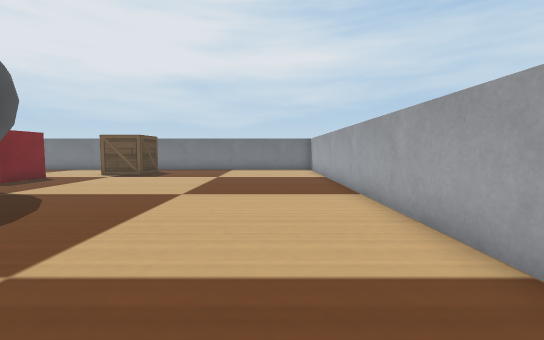
view 1 (above)

16 first-person views from a walk through a robot-simulator world made for Webots. The camera is 0.06 m above the floor, tilts 4° down and sees 90° across. The floor is counted in squares, 0.05 m on a side. Each view is taken from the middle of a square. On the plan, view 1 faces up. The plan holds only what a view shows up to about 12 squares ahead; the rest is blank. The robots in the file are not drawn. Webots' stock objects and surfaces are drawn as simple stand-ins.

view 2
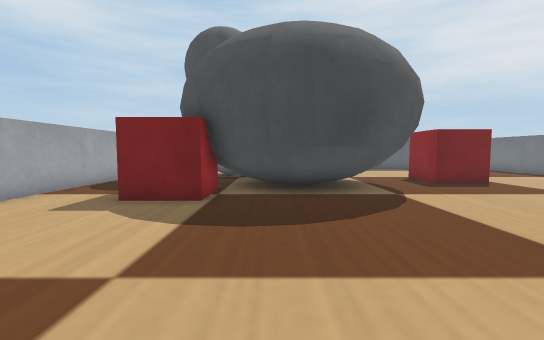

view 3
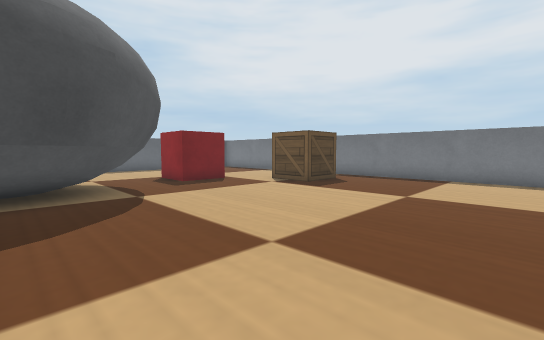

view 4
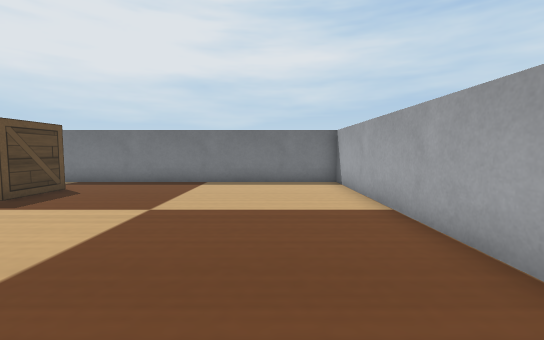

view 5
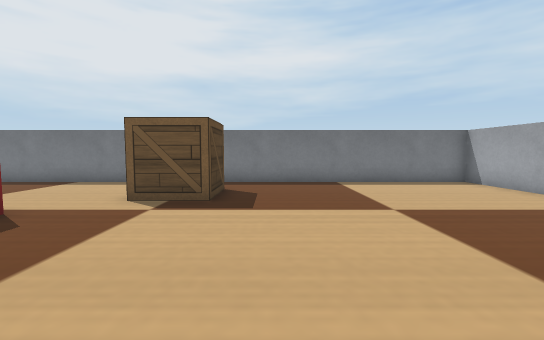

view 6
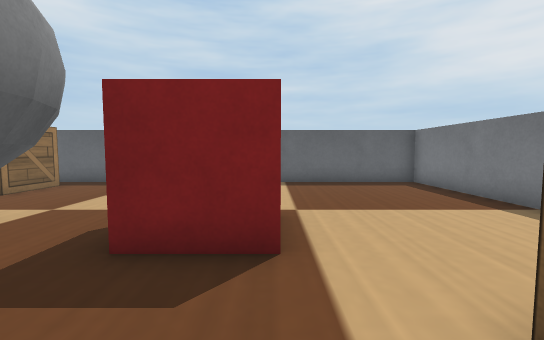

view 7
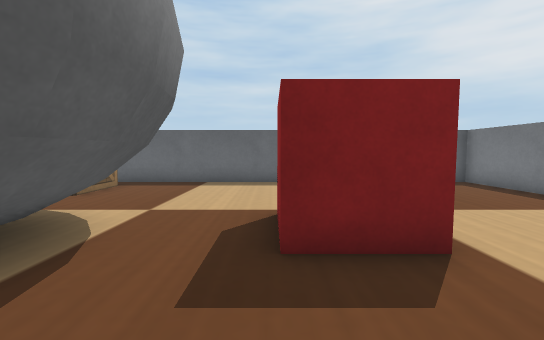

view 8
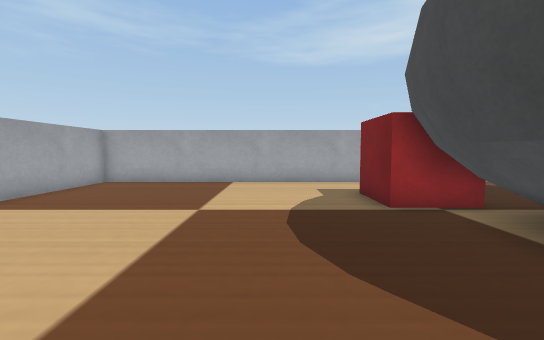

view 9
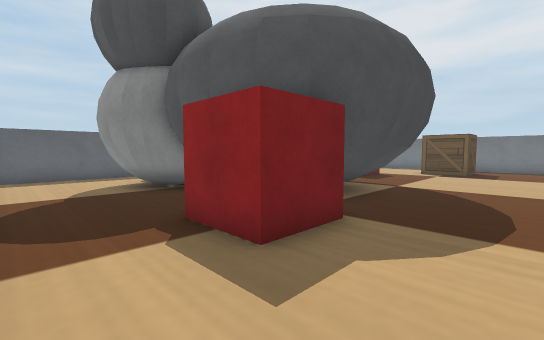

view 10
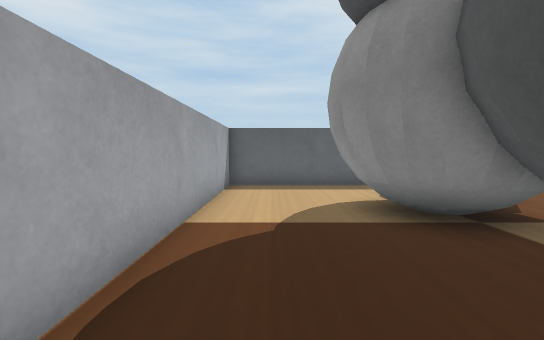

view 11
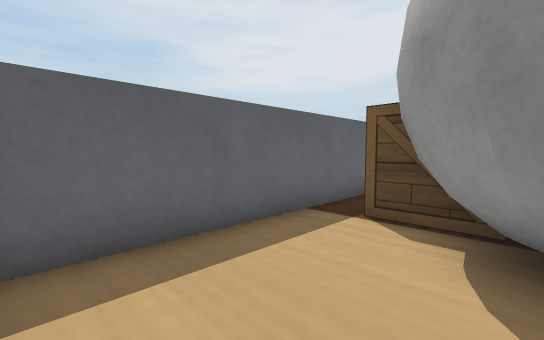

view 12
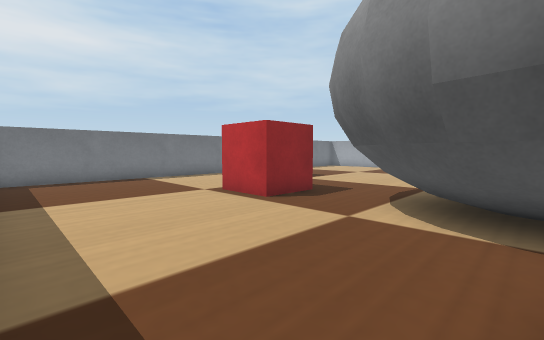

view 13
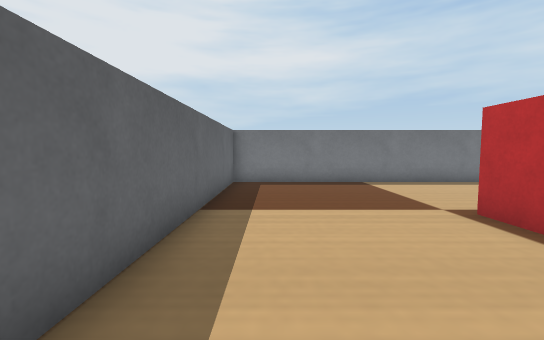

view 14
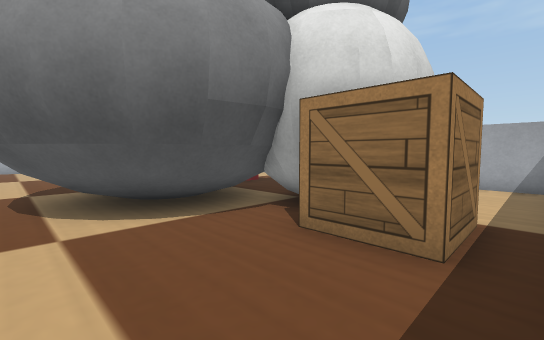

view 15
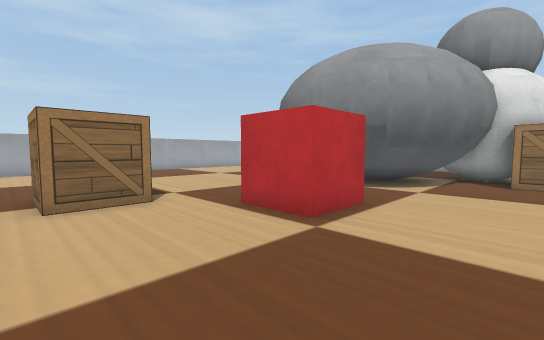

view 16
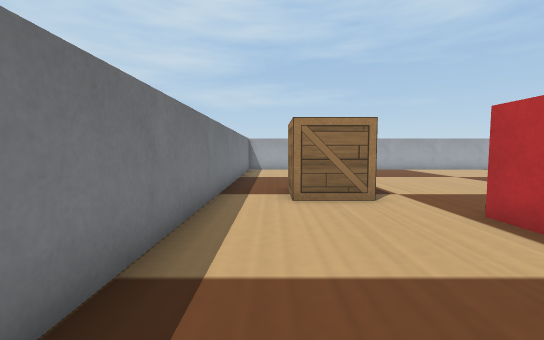

### Floor plan
Key: @ floor where view 1 was taken; # wall or solid block; . floor; C plastic crate; A cat; B wooden box; L ball.
Columns run from 18 left of view 1 to 3 right of it. Each row starts with its distance up from view 1.
 18 ######################
 17 #....................#
 16 #....................#
 15 #.........BB.........#
 14 #.........BB.........#
 13 #....................#
 12 #.....CCC............#
 11 #.....C C............#
 10 #.....CCC............#
  9 #....................#
  8 #.....AAAAA..........#
  7 #....AAAAAAA.........#
  6 #....AAAAAAAA........#
  5 #.BB.AAA AAAA........#
  4 #.B BL   AAAA........#
  3 #.BBBLL  AAA.........#
  2 #..LL LLAACC.........#
  1 #..LLLLLAA C.........#
  0 #...LL....CC......@..#
 -1 #....................#
 -2 #....................#
 -3 ######################

Positions as (right, up) in squares from view 1, and headings:
1: (0, 0), facing up
2: (0, 4), facing left
3: (0, 5), facing up-left
4: (0, 7), facing up
5: (-5, 7), facing up
6: (-7, 12), facing left
7: (-7, 10), facing left
8: (-4, 8), facing down
9: (-4, -2), facing up-left
10: (-8, -1), facing left
11: (-14, -2), facing up-left
12: (-17, 5), facing up-right
13: (-16, 7), facing up
14: (-17, 8), facing down-right
15: (-15, 16), facing down-right
16: (-15, 16), facing right
